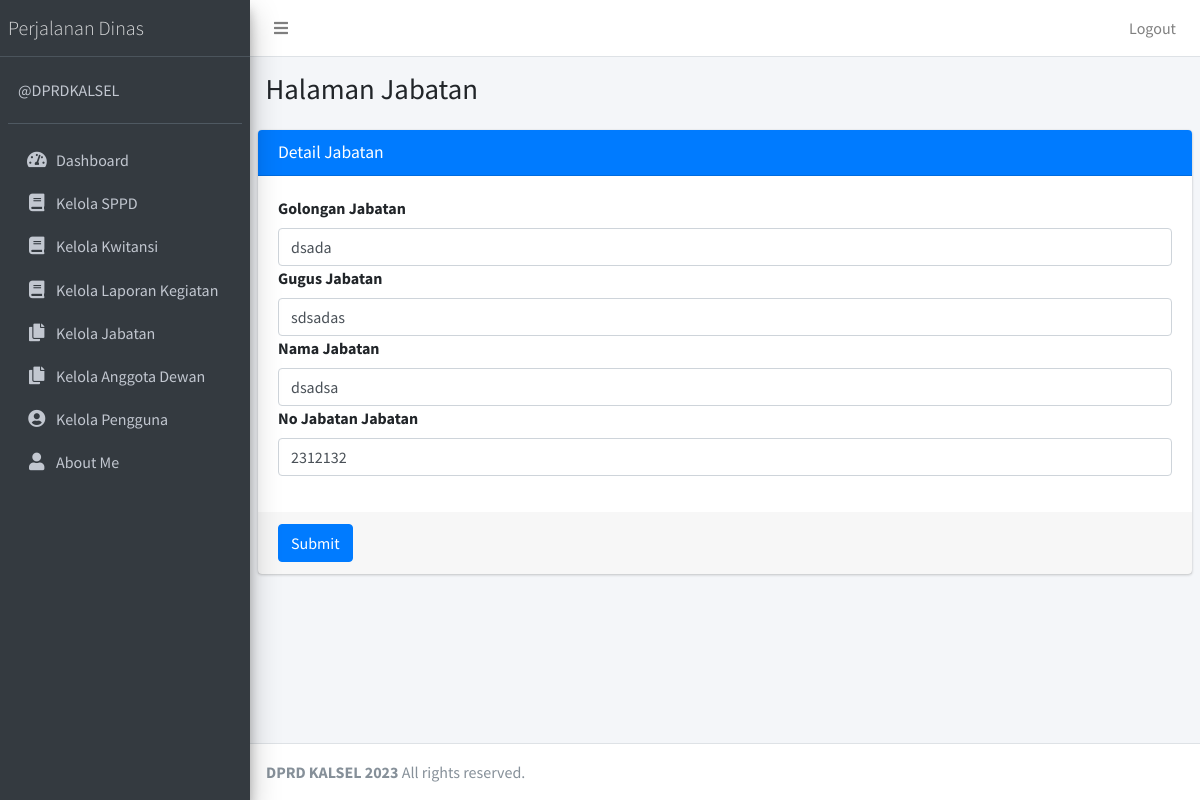
Page /public/jabatan/edit/1 (signed in) on the committed database.
### tables this page shows
CREATE TABLE `tb_jabatan` (
  `id` int NOT NULL,
  `golongan_jabatan` char(50) NOT NULL,
  `gugus_jabatan` char(50) NOT NULL,
  `nama_jabatan` char(50) NOT NULL,
  `no_jabatan` char(50) NOT NULL
);

### app/core/Controller.php (called while the page is built, shortened)
<?php
class Controller
{
    public function view($view, $data = [])
    {
        require_once '../app/views/' . $view . '.php';
    }
    public function model($model)
    {
        return new $model;
    }
}

### app/controllers/Jabatan.php (called while the page is built, shortened)
<?php
class Jabatan extends Controller
{
    public function edit($id)
    {
        $data['title'] = 'Detail Jabatan';
        $data['tb_jabatan'] = $this->model('JabatanModel')->getJabatanById($id);
        $this->view('jabatan/edit', $data);
    }
}

### app/core/App.php (called while the page is built, shortened)
<?php
class App
{
    protected $method = 'index';
    protected $params = [];
    public function __construct()
    {
        $url = $this->parseURL();
        if (is_array($url) && isset($url[0]) && file_exists('../app/controllers/' . $url[0] . '.php')) {
            unset($url[0]);
        }
        $this->controller = new $this->controller;
        if (isset($url[1])) {
            if (method_exists($this->controller, $url[1])) {
                $this->method = $url[1];
                unset($url[1]);
            }
        }
        if (!empty($url)) {
            $this->params = array_values($url);
        }
        call_user_func_array([$this->controller, $this->method], $this->params);
    }
    public function parseURL()
    {
        if (isset($_GET['url'])) {
            $url = rtrim($_GET['url'], '/');
            $url = filter_var($url, FILTER_SANITIZE_URL);
            $url = explode('/', $url);
            return $url;
        }
    }
}

### public/index.php (called while the page is built, shortened)
<?php
$app = new App;

### app/core/Database.php (called while the page is built, shortened)
<?php
class Database
{
    private $host = DB_HOST;
    private $user = DB_USER;
    private $pass = DB_PASS;
    private $dbnm = DB_NAME;
    private $dbh;
    private $stmt;
    public function __construct()
    {
        $dsn = 'mysql:host=' . $this->host . ';dbname=' . $this->dbnm;
        $option = [
            PDO::ATTR_PERSISTENT => true,
            PDO::ATTR_ERRMODE => PDO::ERRMODE_EXCEPTION
        ];
        try {
            $this->dbh = new PDO($dsn, $this->user, $this->pass, $option);
        } catch (PDOException $e) {
            die($e->getMessage());
        }
    }
    public function query($query)
    {
        $this->stmt = $this->dbh->prepare($query);
    }
    public function bind($param, $value, $type = null)
    {
        if (is_null($type)) {
            switch (true) {
                default:
                    $type = PDO::PARAM_STR;
            }
        }
        $this->stmt->bindValue($param, $value, $type);
    }
    public function execute()
    {
        $this->stmt->execute();
    }
    public function single()
    {
        $this->execute();
        return $this->stmt->fetch(PDO::FETCH_ASSOC);
    }
}

### app/models/JabatanModel.php (called while the page is built, shortened)
<?php
class JabatanModel
{
    private $table = 'tb_jabatan';
    private $db;
    public function __construct()
    {
        $this->db = new Database;
    }
    public function getJabatanById($id)
    {
        $this->db->query('SELECT * FROM ' . $this->table . ' WHERE id=:id');
        $this->db->bind('id', $id);
        return $this->db->single();
    }
}

### app/views/jabatan/edit.php (the view, shortened to what this page needs)
<div class="content-wrapper">
    <section class="content-header">
        <div class="container-fluid">
            <div class="row mb-2">
                <div class="col-sm-6">
                    <h1>Halaman Jabatan</h1>
                </div>
            </div>
        </div>
    </section>
    <section class="content">
        <div class="card card-primary">
            <div class="card-header">
                <h3 class="card-title"><?= $data['title']; ?></h3>
            </div>
            <form role="form" action="<?= base_url; ?>/jabatan/updateJabatan" method="POST" enctype="multipart/form-data">
                <div class="card-body">
                    <div class="form-group">
                        <label>Golongan Jabatan</label>
                        <input type="text" class="form-control" placeholder="masukkan golongan jabatan..." name="golongan_jabatan" value="<?= $data['tb_jabatan']['golongan_jabatan']; ?>">
                        <label>Gugus Jabatan</label>
                        <input type="text" class="form-control" placeholder="masukkan gugus jabatan..." name="gugus_jabatan" value="<?= $data['tb_jabatan']['gugus_jabatan']; ?>">
                        <label>Nama Jabatan</label>
                        <input type="text" class="form-control" placeholder="masukkan nama jabatan..." name="nama_jabatan" value="<?= $data['tb_jabatan']['nama_jabatan']; ?>">
                        <label>No Jabatan Jabatan</label>
                        <input type="text" class="form-control" placeholder="masukkan no jabatan..." name="no_jabatan" value="<?= $data['tb_jabatan']['no_jabatan']; ?>">
                    </div>
                </div>
                <div class="card-footer">
                    <button type="submit" class="btn btn-primary">Submit</button>
                </div>
            </form>
        </div>
    </section>
</div>

### rows in the picture
tb_jabatan: golongan_jabatan "dsada", gugus_jabatan "sdsadas", nama_jabatan "dsadsa", no_jabatan "2312132"

### other values in the picture
$data['title'] "Detail Jabatan"
